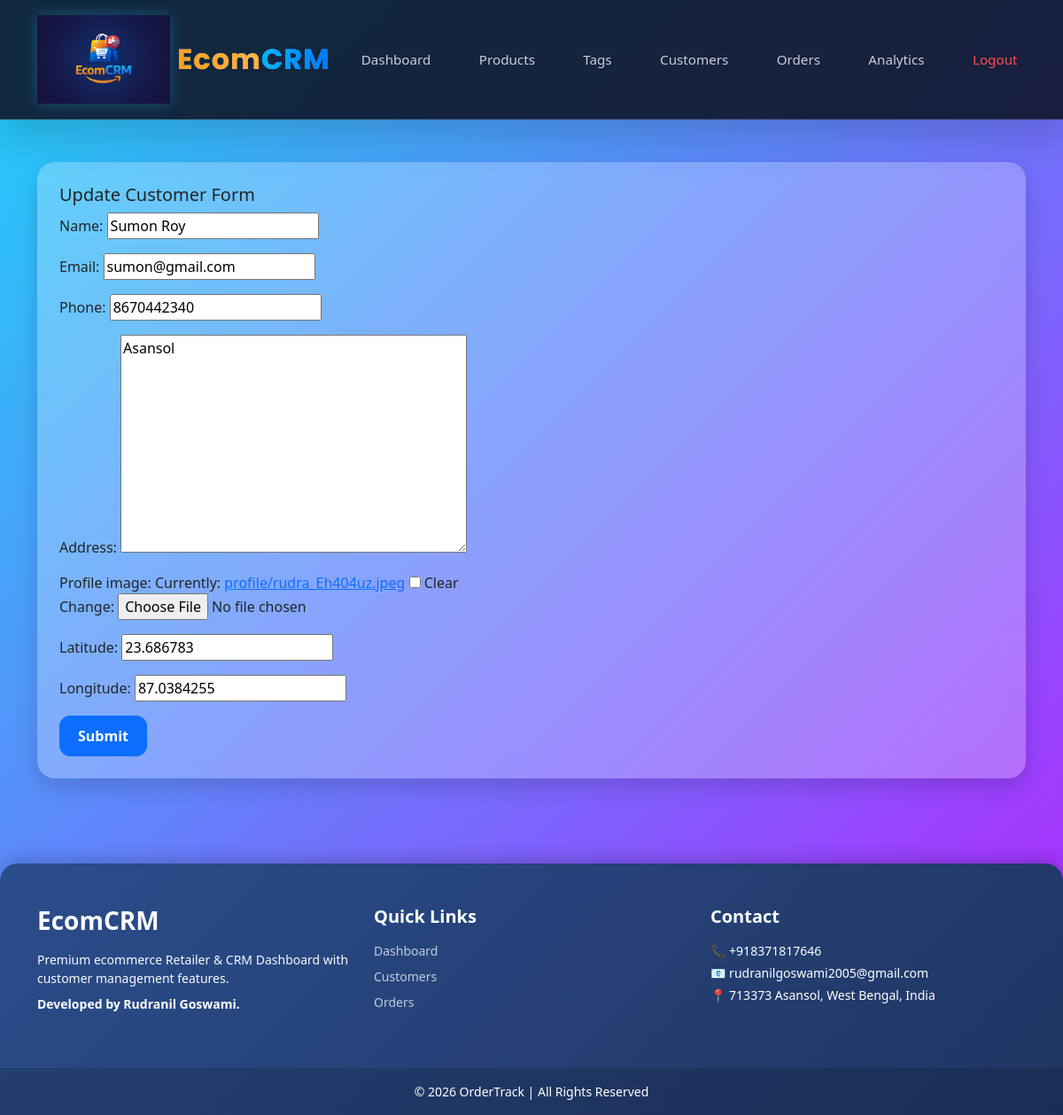
The page /update_customer/1/ (signed in) on the database its author committed.
### account/models.py (models this page shows, shortened)
class Customer(models.Model):
    name = models.CharField(max_length=200)
    email = models.EmailField()
    phone = models.CharField(max_length=200)
    address = models.TextField()
    date_created = models.DateTimeField(auto_now_add=True, null=True)
    profile_image = models.ImageField(upload_to='profile/', null=True, blank=True)
    latitude = models.FloatField(null=True, blank=True)
    longitude = models.FloatField(null=True, blank=True)

### account/views.py (the view)
# urls.py: path('update_customer/<int:pk>/',views.update_customer,name='update_customer'),
@login_required(login_url='login')
def update_customer(request,pk):
    customers=Customer.objects.get(id=pk)
    form=CustomerForm(instance=customers)
    if request.method=='POST':
        form=CustomerForm(request.POST,instance=customers)
        if form.is_valid():
            form.save()
            return redirect('/')
    context={'form':form}
    return render(request,'account/update_customer.html',context)

### account/forms.py
class CustomerForm(ModelForm):
    class Meta:
        model = Customer
        fields='__all__'

### template/account/update_customer.html (shortened to what this page needs)
{% extends 'main.html' %}
{%load static %}
{% block content %}
<div class="row">
    <div class="col -md-6">
        <div class="card card-body">
            <h5>Update Customer Form</h5>
            <form action="" method="POST">
                {{ form.as_p }}
                <button type="submit" class="btn btn-primary">Submit</button>
            </form>
        </div>
    </div>
</div>
{% endblock %}

### static/CSS/main.css (style rules this page uses)
body { margin: 0; font-family: 'Segoe UI', Tahoma, Geneva, Verdana, sans-serif; background: linear-gradient(135deg, #1fd1f9, #b621fe); min-height: 100vh; display: flex; flex-direction: column; }
.card, .content-card { background: rgba(255, 255, 255, 0.25); backdrop-filter: blur(12px); border-radius: 20px; border: none; box-shadow: 0 10px 25px rgba(0,0,0,0.15); padding: 25px; transition: 0.3s ease; }
.btn { border-radius: 12px; font-weight: 600; padding: 10px 20px; transition: 0.25s; }

### template/navbar.html (style rules this page uses)
:root { --nav-bg: rgba(15, 23, 42, 0.9); --accent-color: #38bdf8; --text-main: #f8fafc; --transition: all 0.3s cubic-bezier(0.4, 0, 0.2, 1); }

### rows shown on the page
Customer: name "Sumon Roy", email "sumon@gmail.com", phone "8670442340", address "Asansol", latitude "23.686783", longitude "87.0384255"
